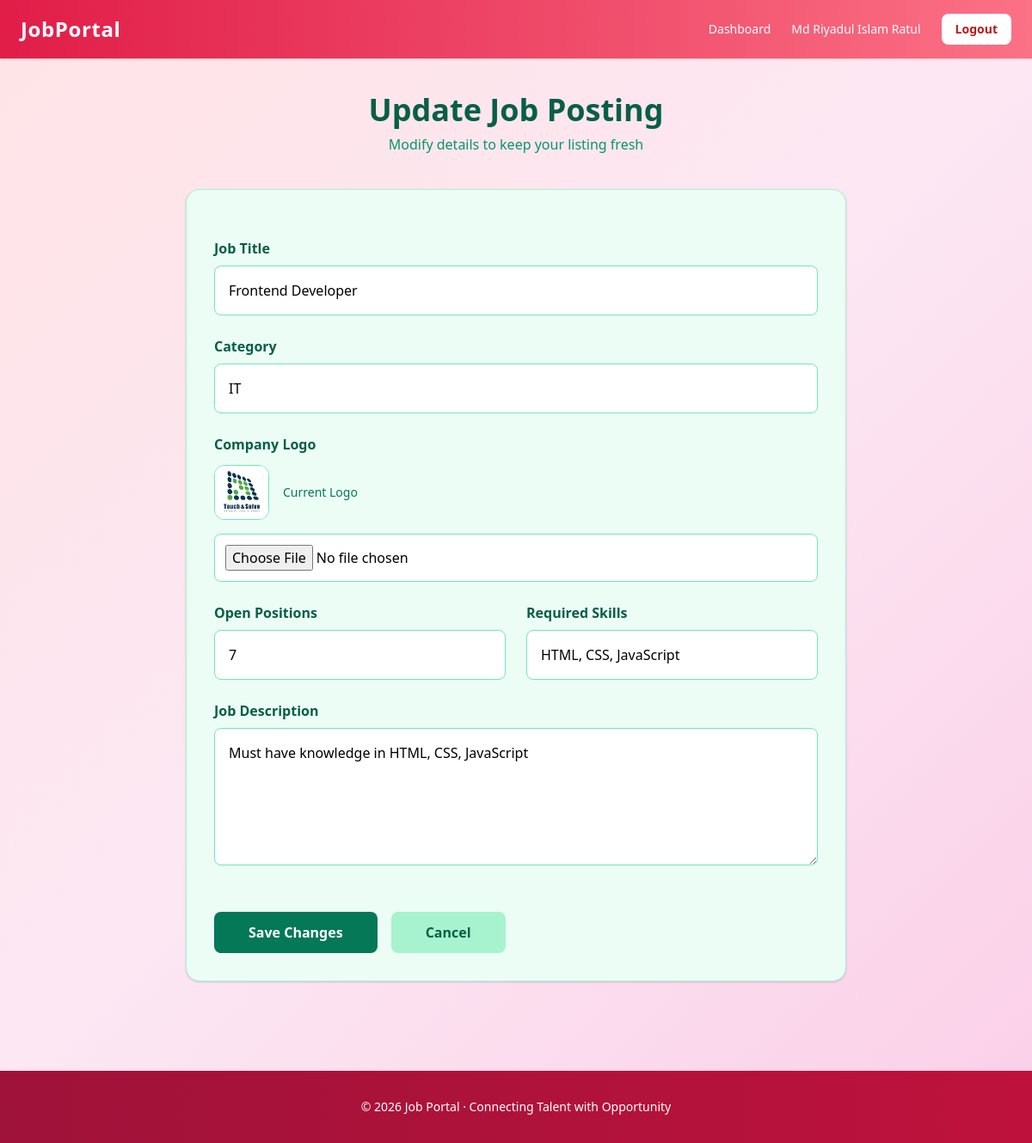
The app's page /jobs/7/edit/ (signed in) with its own data.
### accounts/models.py (models this page shows)
class User(AbstractUser):
    USER_TYPE=(('RECRUITER','Recruiter'),('JOBSEEKER','Jobseeker'))
    user_type=models.CharField(max_length=20,choices=USER_TYPE)

### jobs/models.py (models this page shows)
class Job(models.Model):
    recruiter=models.ForeignKey(User,on_delete=models.CASCADE)
    title=models.CharField(max_length=200)
    description=models.TextField()
    skills=models.TextField()
    openings=models.IntegerField()
    category=models.CharField(max_length=100, default='General')
    company_logo=models.ImageField(upload_to='company_logos/', null=True, blank=True)
    created_at=models.DateTimeField(auto_now_add=True)
    class Meta:
        ordering=['-created_at']

### jobs/views.py (the view, shortened to what this page needs)
# urls.py: path('<int:pk>/edit/',views.job_edit,name='job_edit'),
@login_required
def job_edit(request, pk):
    job = get_object_or_404(Job, pk=pk, recruiter=request.user)
    if request.user.user_type != 'RECRUITER':
        messages.error(request, 'Only recruiters can edit jobs.')
        return redirect('/')
    return render(request, 'jobs/edit.html', {'job': job})

### templates/jobs/edit.html (shortened to what this page needs)
{% extends "base.html" %}
{% block content %}
<div class="max-w-3xl mx-auto">
  <div class="mb-10 text-center">
    <h1 class="text-4xl font-extrabold text-green-800">Update Job Posting</h1>
    <p class="text-green-600 mt-2">Modify details to keep your listing fresh</p>
  </div>
  <div class="bg-green-50 border border-green-200 rounded-2xl p-8 shadow">
    <form method="post" enctype="multipart/form-data" class="space-y-6">
      <div>
        <label class="block text-green-800 font-semibold mb-2">Job Title</label>
        <input name="title" required
          class="w-full rounded-lg border border-green-300 p-4 focus:outline-none focus:ring-2 focus:ring-green-500"
          value="{{ job.title }}">
      </div>
      <div>
        <label class="block text-green-800 font-semibold mb-2">Category</label>
        <input name="category" required
          class="w-full rounded-lg border border-green-300 p-4 focus:outline-none focus:ring-2 focus:ring-green-500"
          value="{{ job.category }}">
      </div>
      <div>
        <label class="block text-green-800 font-semibold mb-3">Company Logo</label>
        {% if job.company_logo %}
        <div class="flex items-center gap-4 mb-4">
          <img src="{{ job.company_logo.url }}" class="h-16 w-16 rounded-xl object-cover border border-green-300">
          <span class="text-sm text-green-700 font-medium">Current Logo</span>
        </div>
        {% endif %}
        <input type="file" name="company_logo" accept="image/*"
          class="w-full rounded-lg border border-green-300 bg-white p-3">
      </div>
      <div class="grid grid-cols-1 md:grid-cols-2 gap-6">
        <div>
          <label class="block text-green-800 font-semibold mb-2">Open Positions</label>
          <input type="number" name="openings" min="1" required
            class="w-full rounded-lg border border-green-300 p-4 focus:outline-none focus:ring-2 focus:ring-green-500"
            value="{{ job.openings }}">
        </div>
        <div>
          <label class="block text-green-800 font-semibold mb-2">Required Skills</label>
          <input name="skills" required
            class="w-full rounded-lg border border-green-300 p-4 focus:outline-none focus:ring-2 focus:ring-green-500"
            value="{{ job.skills }}">
        </div>
      </div>
      <div>
        <label class="block text-green-800 font-semibold mb-2">Job Description</label>
        <textarea name="description" required
          class="w-full rounded-lg border border-green-300 p-4 h-40 focus:outline-none focus:ring-2 focus:ring-green-500">{{ job.description }}</textarea>
      </div>
      <div class="flex flex-col sm:flex-row gap-4 pt-6">
        <button type="submit"
          class="bg-green-700 text-white px-10 py-3 rounded-lg hover:bg-green-800 font-bold">
          Save Changes
        </button>
        <a href="{% url 'dashboard' %}"
          class="bg-green-200 text-green-800 px-10 py-3 rounded-lg hover:bg-green-300 font-bold text-center">
          Cancel
        </a>
      </div>
    </form>
  </div>
</div>
{% endblock %}

### templates/base.html (shortened to what this page needs)
<!doctype html>
<html>
  <head>
    <link href="https://cdn.jsdelivr.net/npm/tailwindcss@2.2.19/dist/tailwind.min.css" rel="stylesheet">
  </head>
  <body>
    <nav class="shadow">
      <div class="max-w-7xl mx-auto px-6 py-4 flex justify-between items-center">
        <a href="/" class="text-2xl font-extrabold text-white tracking-wide">
          JobPortal
        </a>
        <div class="flex items-center space-x-6 text-sm">
          {% if user.is_authenticated %}
            <a href="{% url 'dashboard' %}" class="text-white font-medium">
              Dashboard
            </a>
            <a href="/accounts/profile/" class="text-white font-medium">
              {{ user.first_name|default:user.username }}
            </a>
            <a href="{% url 'logout' %}" class="bg-white text-red-700 px-4 py-2 rounded-lg hover:bg-red-100 font-semibold">
              Logout
            </a>
          {% endif %}
        </div>
      </div>
    </nav>
    <main class="max-w-7xl mx-auto px-6 py-10">
      {% block content %}{% endblock %}
    </main>
    <footer class="text-white text-center py-8 mt-16">
      <p class="text-sm">
        &copy; 2026 Job Portal · Connecting Talent with Opportunity
      </p>
    </footer>
  </body>
</html>

### templates/base.html (style rules this page uses)
body { background: linear-gradient(135deg, #ffe4e6 0%, #fce7f3 50%, #fbcfe8 100%); }
nav { background: linear-gradient(90deg, #e11d48 0%, #fb7185 100%); }
footer { background: linear-gradient(90deg, #9f1239 0%, #be123c 100%); }

### records on screen
User: first_name "Md Riyadul Islam Ratul"
Job: title "Frontend Developer", category "IT", company_logo (picture), openings "7", skills "HTML, CSS, JavaScript", description "Must have knowledge in HTML, CSS, JavaScript"
